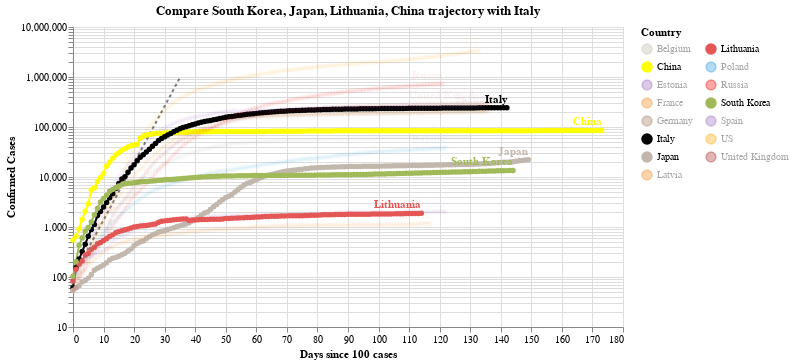

Notebook code cell kept with this figure:
### Code cell
#hide_input
chart3 = make_since_chart(dff2, ['South Korea', 'Japan', 'Lithuania', 'China'], baseline_countries)
chart3

### Figure 1 — Vega-Lite specification as saved in the notebook (floating-point values rounded to 4 significant figures; data arrays with more than 128 entries replaced by an {"elided": "..."} marker saying what was removed)
{"config": {"view": {"continuousWidth": 400, "continuousHeight": 300}}, "layer": [{"data": {"name": "data-628230001892d6798b50651be41d1b3e"}, "mark": {"type": "line", "color": "black", "opacity": 0.5, "strokeDash": [3, 3]}, "encoding": {"x": {"type": "quantitative", "field": "Days since 100 cases"}, "y": {"type": "quantitative", "field": "Confirmed Cases"}}}, {"data": {"name": "data-eed6908ec48e5fae622ce719b5eb564e"}, "mark": {"type": "line", "point": true}, "encoding": {"color": {"type": "nominal", "field": "Country", "legend": {"columns": 2}, "scale": {"domain": ["Belgium", "China", "Estonia", "France", "Germany", "Italy", "Japan", "Latvia", "Lithuania", "Poland", "Russia", "South Korea", "Spain", "US", "United Kingdom"], "range": ["#C1B7AD", "yellow", "#9467bd", "#F58518", "#9D755D", "black", "#C1B7AD", "#F58518", "#E45756", "#2495D3", "red", "#A1BA59", "#9467bd", "orange", "brown"]}}, "opacity": {"condition": {"value": 1, "selection": "selector001"}, "value": 0.05}, "tooltip": [{"type": "nominal", "field": "Country"}, {"type": "temporal", "field": "Date"}, {"type": "quantitative", "field": "Confirmed Cases"}, {"type": "quantitative", "field": "Days since 100 cases"}], "x": {"type": "quantitative", "field": "Days since 100 cases"}, "y": {"type": "quantitative", "field": "Confirmed Cases", "scale": {"type": "log"}}}, "selection": {"selector001": {"type": "multi", "fields": ["Country"], "bind": "legend", "init": [{"Country": "South Korea"}, {"Country": "Japan"}, {"Country": "Lithuania"}, {"Country": "China"}, {"Country": "Italy"}]}}, "width": 550}, {"data": {"name": "data-eed6908ec48e5fae622ce719b5eb564e"}, "mark": {"type": "text", "align": "right", "dy": -8, "fontWeight": "bold"}, "encoding": {"color": {"type": "nominal", "field": "Country", "legend": {"columns": 2}, "scale": {"domain": ["Belgium", "China", "Estonia", "France", "Germany", "Italy", "Japan", "Latvia", "Lithuania", "Poland", "Russia", "South Korea", "Spain", "US", "United Kingdom"], "range": ["#C1B7AD", "yellow", "#9467bd", "#F58518", "#9D755D", "black", "#C1B7AD", "#F58518", "#E45756", "#2495D3", "red", "#A1BA59", "#9467bd", "orange", "brown"]}}, "opacity": {"condition": {"value": 1, "selection": "selector001"}, "value": 0.05}, "text": {"type": "nominal", "field": "Country"}, "tooltip": [{"type": "nominal", "field": "Country"}, {"type": "temporal", "field": "Date"}, {"type": "quantitative", "field": "Confirmed Cases"}, {"type": "quantitative", "field": "Days since 100 cases"}], "x": {"type": "quantitative", "field": "Days since 100 cases"}, "y": {"type": "quantitative", "field": "Confirmed Cases", "scale": {"type": "log"}}}, "transform": [{"filter": "(datum['Date'] >= 1594598400000)"}], "width": 550}], "title": "Compare South Korea, Japan, Lithuania, China trajectory with Italy", "$schema": "https://vega.github.io/schema/vega-lite/v4.0.2.json", "datasets": {"data-628230001892d6798b50651be41d1b3e": [{"Days since 100 cases": 0, "Confirmed Cases": 100.0}, {"Days since 100 cases": 1, "Confirmed Cases": 130.0}, {"Days since 100 cases": 2, "Confirmed Cases": 169.0}, {"Days since 100 cases": 3, "Confirmed Cases": 219.7}, {"Days since 100 cases": 4, "Confirmed Cases": 285.6}, {"Days since 100 cases": 5, "Confirmed Cases": 371.3}, {"Days since 100 cases": 6, "Confirmed Cases": 482.7}, {"Days since 100 cases": 7, "Confirmed Cases": 627.5}, {"Days since 100 cases": 8, "Confirmed Cases": 815.7}, {"Days since 100 cases": 9, "Confirmed Cases": 1060.0}, {"Days since 100 cases": 10, "Confirmed Cases": 1379.0}, {"Days since 100 cases": 11, "Confirmed Cases": 1792.0}, {"Days since 100 cases": 12, "Confirmed Cases": 2330.0}, {"Days since 100 cases": 13, "Confirmed Cases": 3029.0}, {"Days since 100 cases": 14, "Confirmed Cases": 3937.0}, {"Days since 100 cases": 15, "Confirmed Cases": 5119.0}, {"Days since 100 cases": 16, "Confirmed Cases": 6654.0}, {"Days since 100 cases": 17, "Confirmed Cases": 8650.0}, {"Days since 100 cases": 18, "Confirmed Cases": 11250.0}, {"Days since 100 cases": 19, "Confirmed Cases": 14620.0}, {"Days since 100 cases": 20, "Confirmed Cases": 19000.0}, {"Days since 100 cases": 21, "Confirmed Cases": 24710.0}, {"Days since 100 cases": 22, "Confirmed Cases": 32120.0}, {"Days since 100 cases": 23, "Confirmed Cases": 41750.0}, {"Days since 100 cases": 24, "Confirmed Cases": 54280.0}, {"Days since 100 cases": 25, "Confirmed Cases": 70560.0}, {"Days since 100 cases": 26, "Confirmed Cases": 91730.0}, {"Days since 100 cases": 27, "Confirmed Cases": 119300.0}, {"Days since 100 cases": 28, "Confirmed Cases": 155000.0}, {"Days since 100 cases": 29, "Confirmed Cases": 201500.0}, {"Days since 100 cases": 30, "Confirmed Cases": 262000.0}, {"Days since 100 cases": 31, "Confirmed Cases": 340600.0}, {"Days since 100 cases": 32, "Confirmed Cases": 442800.0}, {"Days since 100 cases": 33, "Confirmed Cases": 575600.0}, {"Days since 100 cases": 34, "Confirmed Cases": 748300.0}, {"Days since 100 cases": 35, "Confirmed Cases": 972800.0}], "data-eed6908ec48e5fae622ce719b5eb564e": {"elided": "2023 records"}}}
